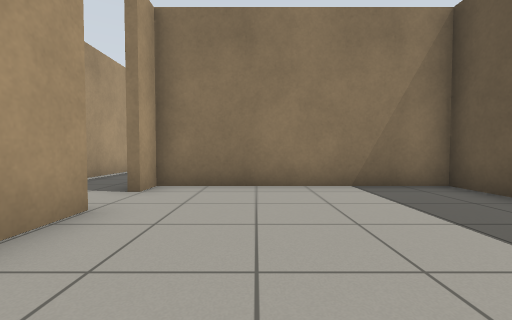
View 1 (above)

18 first-person views from a walk through a robot-simulator world made for Gazebo. The camera is 0.72 m above the floor, tilts 2° down and sees 90° across. The floor is counted in squares, 1 m on a side. Each view is taken from the middle of a square. On the plan, view 1 faces up. The plan holds only what a view shows up to about 9 squares ahead; the rest is blank.

View 2
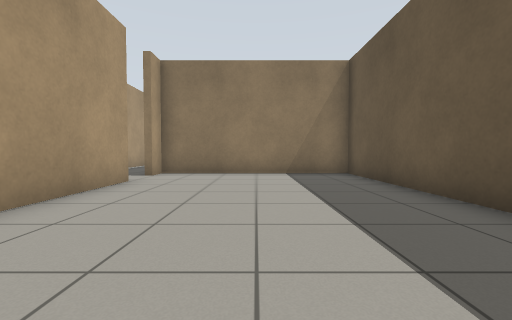

View 3
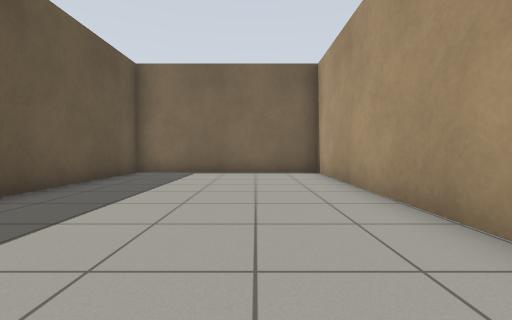

View 4
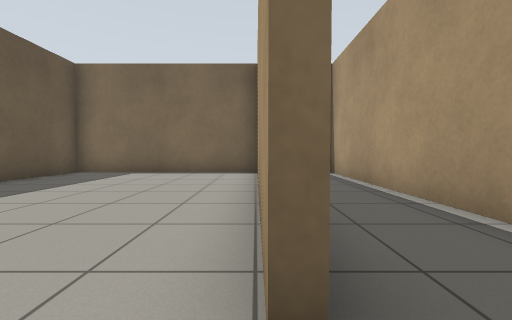

View 5
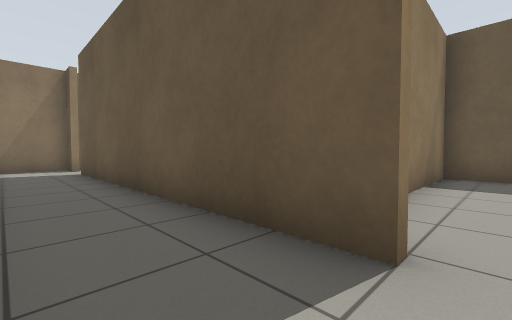

View 6
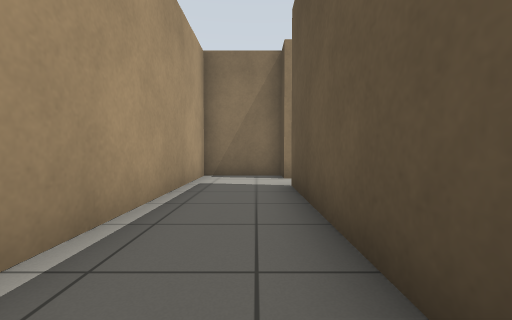

View 7
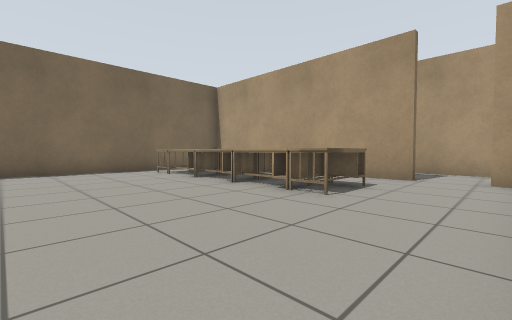

View 8
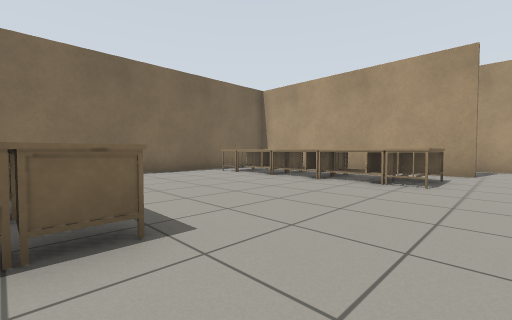

View 9
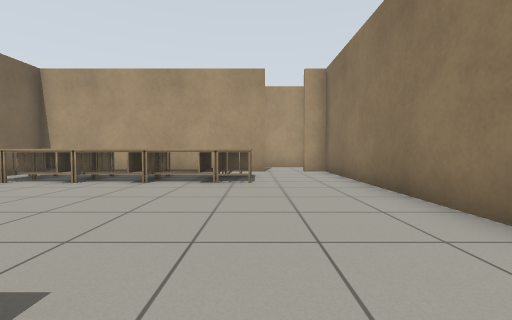

View 10
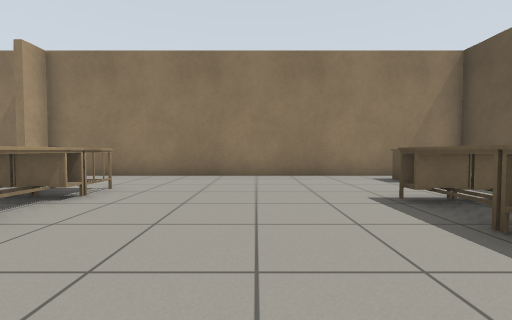

View 11
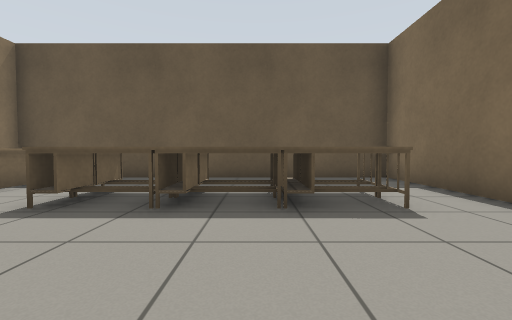

View 12
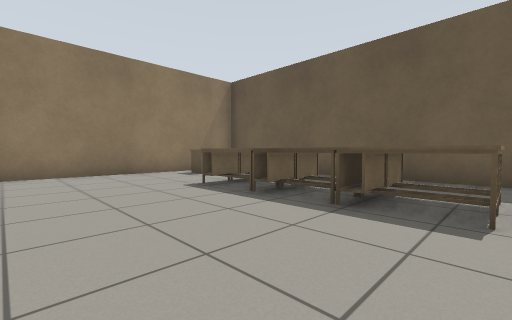

View 13
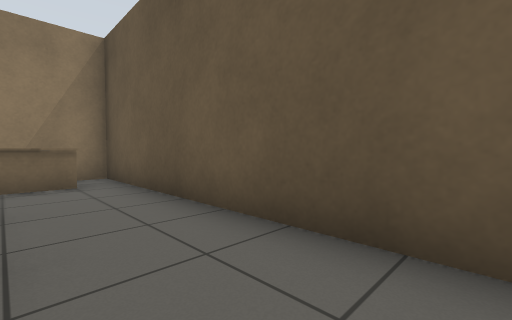

View 14
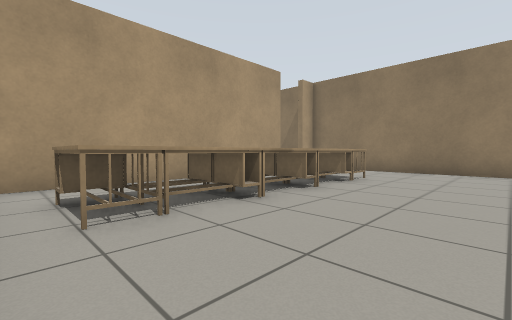

View 15
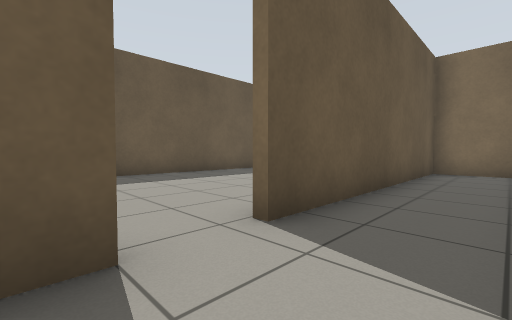

View 16
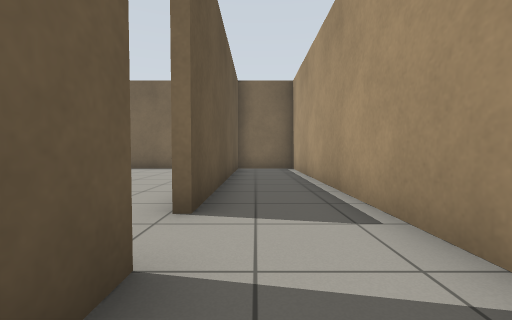

View 17
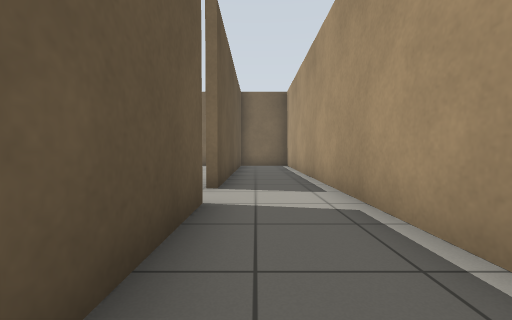

View 18
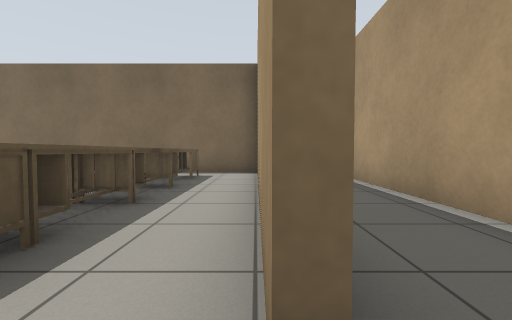

### Floor plan
Points are (right, up) in squares from view 1. A wall is a line through its corners. A room is listed if a view was taken in it or the views show most of it. See-through windows are left out.
Room 1 (views 1, 2, 3)
walls: (-2, 3.1) (-2, -4.5) (4, -4.5) (4, 5.2) (-2, 5.2)
ways out: opening at (-2, 4) to room 2
Room 2 (views 4, 5, 6, 15, 16, 17)
walls: (-2.3, 4.4) (-2.3, 13.4); (-2, 5.2) (-2, 4.4); (-2.3, 14.6) (-2.3, 15.5) (-4.5, 15.5) (-4.5, -4.5) (-2.3, -4.5) (-2.3, 3.1)
ways out: opening at (-2, 4) to room 1; opening at (-2, 14) to room 5
Room 3 (views 7, 8, 9, 10, 11, 12, 14)
walls: (1.5, 5.5) (7.5, 5.5); (10, 14) (10, 15.5) (1.5, 15.5)
low walls: (6.4, 10.2) (6.4, 11.5); (6.7, 10.4) (6.7, 11.7); (1, 12.1) (1, 10.5) (1, 8.9) (1, 7.3); (1.2, 12.6) (1.2, 6.7); (6.4, 8.6) (6.4, 9.9); (0.7, 10.2) (0.7, 8.9); (0.7, 12) (0.7, 10.5); (6.7, 8.5) (6.7, 10.1); (0.2, 11.7) (0.2, 10.5); (0.7, 8.7) (0.7, 7.2); (0.2, 9.6) (0.2, 8.9); (6.2, 7.1) (6.2, 11.8) (6.9, 11.8); (0.2, 8.6) (0.2, 7.2); (7.5, 13.9) (7.5, 14.6); (6.7, 7) (6.7, 8.4); (7.7, 7.1) (6.4, 7.1) (6.4, 8.2)
ways out: opening at (6.5, 6) to room 4; opening at (7, 13) to room 4; opening at (0.5, 6) to room 5; opening at (0.5, 14.5) to room 5
Room 4 (view 13)
walls: (7.5, 5.5) (10, 5.5) (10, 14)
low walls: (7.7, 9.9) (6.1, 9.9); (7.7, 11.5) (6.1, 11.5); (7.7, 8.3) (6.1, 8.3); (6.9, 11.8) (6.9, 11); (9.1, 13.9) (7.5, 13.9)
ways out: opening at (6.5, 6) to room 3; opening at (7, 13) to room 3
Room 5 (view 18)
walls: (-2, 13.4) (-2, 5.5) (1.5, 5.5); (1.5, 15.5) (-2, 15.5) (-2, 14.6)
low walls: (-0.1, 10.5) (-0.1, 11.5); (-0.4, 12.1) (1, 12.1); (0.2, 10.5) (0.2, 11); (-0.1, 12.6) (1.2, 12.6); (-0.4, 12.9) (1.2, 12.9); (1, 7.3) (-0.1, 7.3); (1.2, 7.1) (-0.3, 7.1); (-0.3, 6.5) (-0.3, 12.4) (1.2, 12.4); (1.2, 6.7) (0.2, 6.7); (1.2, 6.5) (-0.1, 6.5) (-0.1, 7.5)
ways out: opening at (-2, 14) to room 2; opening at (0.5, 6) to room 3; opening at (0.5, 14.5) to room 3

Where each view was taken, in squares from view 1:
view 1: 0 up, 0 right, facing up
view 2: 3 down, 1 right, facing up
view 3: 4 up, 0 right, facing down
view 4: 4 up, 2 left, facing down
view 5: 4 up, 4 left, facing up-right
view 6: 8 up, 3 left, facing up
view 7: 15 up, 5 right, facing down-left
view 8: 14 up, 7 right, facing down-left
view 9: 13 up, 7 right, facing left
view 10: 8 up, 4 right, facing up
view 11: 9 up, 3 right, facing right
view 12: 7 up, 3 right, facing up-right
view 13: 8 up, 8 right, facing up-right
view 14: 6 up, 4 right, facing up-left
view 15: 5 up, 4 left, facing down-right
view 16: 6 up, 3 left, facing down
view 17: 8 up, 3 left, facing down
view 18: 14 up, 2 left, facing down
